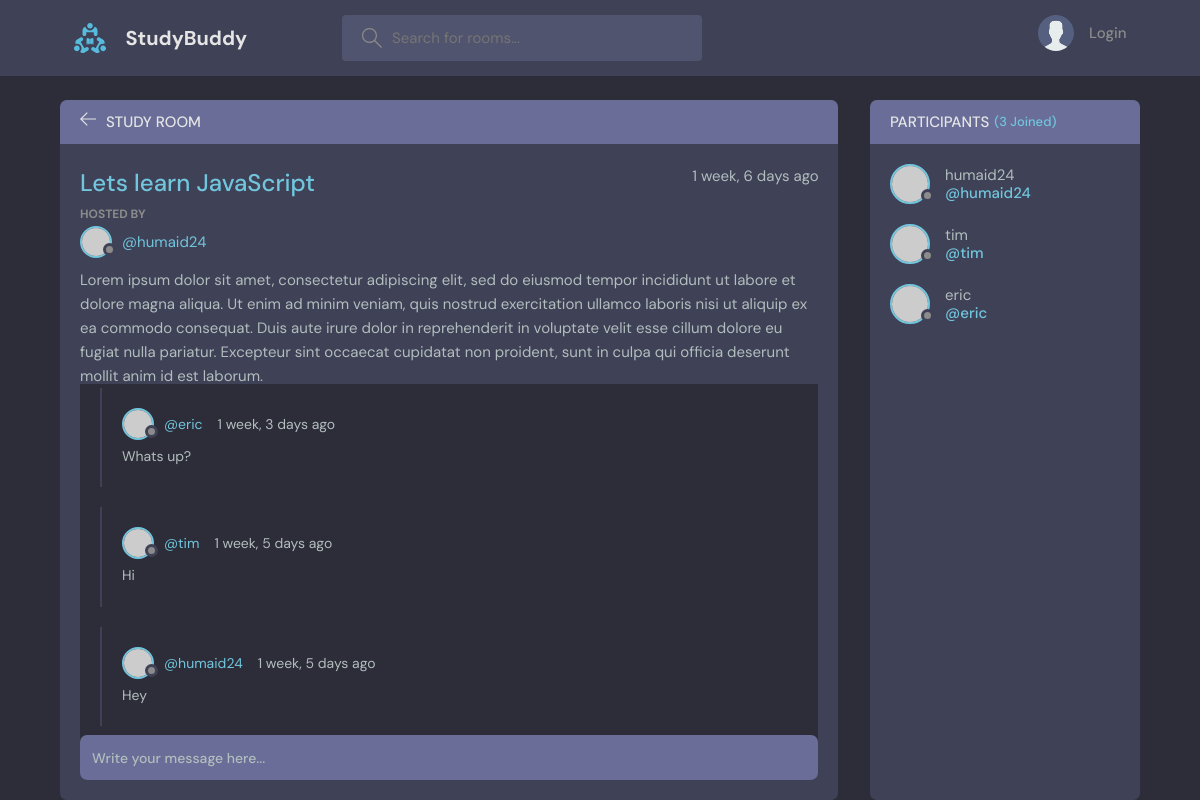
The page /room/1/ on the database its author committed.
### base/models.py (models this page shows, shortened)
class Room(models.Model):
    host = models.ForeignKey(User, on_delete=models.SET_NULL, null=True)
    topic = models.ForeignKey(Topic, on_delete=models.SET_NULL, null=True)
    name = models.CharField(max_length=200)
    description = models.TextField(null=True, blank=True)
    participants = models.ManyToManyField(User, related_name='participants', blank=True)
    updated = models.DateTimeField(auto_now=True)
    created = models.DateTimeField(auto_now_add=True)
    class Meta:
        ordering = ['-updated', '-created']

class Message(models.Model):
    user = models.ForeignKey(User, on_delete=models.CASCADE)
    room = models.ForeignKey(Room, on_delete=models.CASCADE)
    body = models.TextField()
    updated = models.DateTimeField(auto_now=True)
    created = models.DateTimeField(auto_now_add=True)
    class Meta:
        ordering = ['-updated', '-created']

### base/views.py (the view, shortened to what this page needs)
# urls.py: path('room/<str:pk>/', views.room, name="room"),
def room(request, pk):
    room = Room.objects.get(id=pk)
    room_messages = room.message_set.all()
    participants = room.participants.all()
    context = {'room': room, 'room_messages': room_messages,
               'participants': participants}
    return render(request, 'base/room.html', context)

### base/models.py (called while the page is built)
    def __str__(self):
        return self.name

### base/templates/base/room.html (shortened to what this page needs)
{% extends 'main.html' %}<!>
{% block content %}
<main class="profile-page layout layout--2">
  <div class="container">
    <div class="room">
      <div class="room__top">
        <div class="room__topLeft">
          <a href="{% url 'home' %}">
            <svg
              version="1.1"
              xmlns="http://www.w3.org/2000/svg"
              width="32"
              height="32"
              viewBox="0 0 32 32"
            >
              <title>arrow-left</title>
              <path
                d="M13.723 2.286l-13.723 13.714 13.719 13.714 1.616-1.611-10.96-10.96h27.625v-2.286h-27.625l10.965-10.965-1.616-1.607z"
              ></path>
            </svg>
          </a>
          <h3>Study Room</h3>
        </div>
      </div>
      <div class="room__box scroll">
        <div class="room__header scroll">
          <div class="room__info">
            <h3>{{ room.name }}</h3>
            <span>{{ room.created|timesince }} ago</span>
          </div>
          <div class="room__hosted">
            <p>Hosted By</p>
            <a
              href="{% url 'user-profile' room.host.id %}"
              class="room__author"
            >
              <div class="avatar avatar--small">
                <img src="https://randomuser.me/api/portraits/men/37.jpg" />
              </div>
              <span>@{{ room.host.username }}</span>
            </a>
          </div>
          <div class="room__details">{{ room.description }}</div>
        </div>
        <div class="room__conversation">
          <div class="threads scroll">
            {% for message in room_messages %}
            <div class="thread">
              <div class="thread__top">
                <div class="thread__author">
                  <a
                    href="{% url 'user-profile' message.user.id %}"
                    class="thread__authorInfo"
                  >
                    <div class="avatar avatar--small">
                      <img
                        src="https://randomuser.me/api/portraits/men/37.jpg"
                      />
                    </div>
                    <span>@{{ message.user }}</span>
                  </a>
                  <span class="thread__date"
                    >{{message.created|timesince}} ago</span
                  >
                </div>
              </div>
              <div class="thread__details">{{ message.body }}</div>
            </div>
            {% endfor %}
          </div>
        </div>
      </div>
      <div class="room__message">
        <form action="" method="POST">
          <input name="body" placeholder="Write your message here..." />
        </form>
      </div>
    </div>
    <div class="participants">
      <h3 class="participants__top">
        Participants <span>({{ participants.count }} Joined)</span>
      </h3>
      <div class="participants__list scroll">
        {% for user in participants %}
        <a href="{% url 'user-profile' user.id %}" class="participant">
          <div class="avatar avatar--medium">
            <img src="https://randomuser.me/api/portraits/men/37.jpg" />
          </div>
          <p>
            {{ user.username }}
            <span>@{{ user.username }}</span>
          </p>
        </a>
        {% endfor %}
      </div>
    </div>
  </div>
</main>
{% endblock content %}

### rows shown on the page
Room: name "Lets learn JavaScript", created "1 week, 6 days", host.username "humaid24", description "Lorem ipsum dolor sit amet, consectetur adipiscing elit, sed do eiusmod tempor incididunt ut labore et dolore magna aliqua. Ut enim ad minim veniam, quis nostrud exercitation ullamco laboris nisi ut aliquip ex ea commodo consequat. Duis aute irure dolor in reprehenderit in voluptate velit esse cillum dolore eu fugiat nulla pariatur. Excepteur sint occaecat cupidatat non proident, sunt in culpa qui officia deserunt mollit anim id est laborum."
Message: user "eric", created "1 week, 3 days", body "Whats up?"
Message: user "tim", created "1 week, 5 days", body "Hi"
Message: user "humaid24", created "1 week, 5 days", body "Hey"

### other values the page prints
{{ participants.count }} "3"
{{ user.username }} "humaid24"
{{ user.username }} "tim"
{{ user.username }} "eric"
